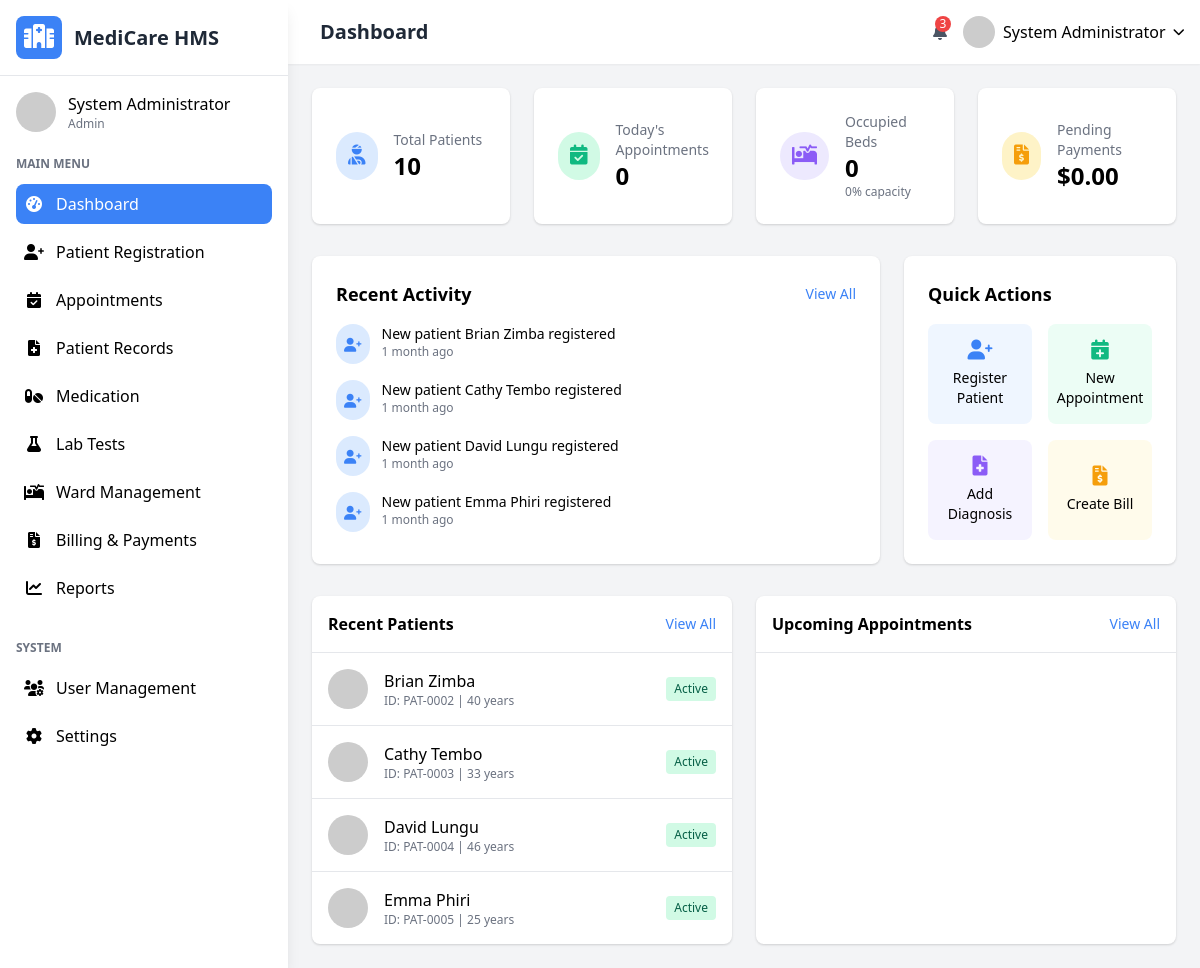
/index.php (signed in), run on the app's committed database.
### tables this page shows
CREATE TABLE `users` (
  `user_id` int(11) NOT NULL,
  `username` varchar(50) NOT NULL,
  `password_hash` varchar(255) NOT NULL,
  `email` varchar(100) NOT NULL,
  `first_name` varchar(50) NOT NULL,
  `last_name` varchar(50) NOT NULL,
  `role` enum('admin','doctor','nurse','receptionist','lab_technician','pharmacist') NOT NULL,
  `specialization` varchar(100) DEFAULT NULL,
  `phone` varchar(20) DEFAULT NULL,
  `address` text DEFAULT NULL,
  `hire_date` date DEFAULT NULL,
  `status` enum('active','inactive','on_leave') DEFAULT 'active',
  `created_at` timestamp NOT NULL DEFAULT current_timestamp(),
  `updated_at` timestamp NOT NULL DEFAULT current_timestamp() ON UPDATE current_timestamp()
);

CREATE TABLE `patients` (
  `patient_id` int(11) NOT NULL,
  `first_name` varchar(50) NOT NULL,
  `last_name` varchar(50) NOT NULL,
  `date_of_birth` date NOT NULL,
  `gender` enum('male','female') NOT NULL,
  `blood_type` enum('Unknown','A+','A-','B+','B-','AB+','AB-','O+','O-') DEFAULT NULL,
  `phone` varchar(20) NOT NULL,
  `email` varchar(100) DEFAULT NULL,
  `address` text DEFAULT NULL,
  `emergency_contact_name` varchar(100) DEFAULT NULL,
  `emergency_contact_phone` varchar(20) DEFAULT NULL,
  `insurance_provider` varchar(100) DEFAULT NULL,
  `insurance_policy_number` varchar(50) DEFAULT NULL,
  `registration_date` timestamp NOT NULL DEFAULT current_timestamp(),
  `updated_at` timestamp NOT NULL DEFAULT current_timestamp() ON UPDATE current_timestamp()
);

### index.php (the view, shortened to what the rows shown need)
<?php
$page_title = "Dashboard";
require_once 'includes/header.php';
?>
<div class="grid grid-cols-1 lg:grid-cols-3 gap-6 mb-8">
    <div class="bg-white rounded-lg shadow p-6 lg:col-span-2">
        <div class="space-y-4">
            <?php
            $activities = $conn->query("
                SELECT 'patient' as type, first_name, last_name, registration_date as date
                FROM patients
                ORDER BY registration_date DESC
                LIMIT 4
            ");
            while ($activity = $activities->fetch_assoc()):
                $time_ago = time_elapsed_string($activity['date']);
            ?>
            <div class="flex items-start space-x-3">
                <div class="bg-blue-100 p-2 rounded-full">
                    <i class="fas fa-user-plus text-blue-500 text-sm"></i>
                </div>
                <div>
                    <p class="text-sm">New patient <span class="font-medium"><?php echo htmlspecialchars($activity['first_name'] . ' ' . $activity['last_name']); ?></span> registered</p>
                    <p class="text-xs text-gray-500"><?php echo $time_ago; ?></p>
                </div>
            </div>
            <?php endwhile; ?>
        </div>
    </div>
</div>
<div class="grid grid-cols-1 lg:grid-cols-2 gap-6">
    <div class="bg-white rounded-lg shadow overflow-hidden">
        <div class="divide-y">
            <?php
            $recent_patients = $conn->query("
                SELECT patient_id, first_name, last_name, date_of_birth, registration_date
                FROM patients
                ORDER BY registration_date DESC
                LIMIT 4
            ");
            while ($patient = $recent_patients->fetch_assoc()):
                $age = date_diff(date_create($patient['date_of_birth']), date_create('today'))->y;
            ?>
            <div class="p-4 flex items-center space-x-4 hover:bg-gray-50">
                <img src="https://randomuser.me/api/portraits/lego/<?php echo $patient['patient_id'] % 10; ?>.jpg" alt="Patient" class="w-10 h-10 rounded-full">
                <div class="flex-1">
                    <p class="font-medium"><?php echo htmlspecialchars($patient['first_name'] . ' ' . $patient['last_name']); ?></p>
                    <p class="text-xs text-gray-500">ID: PAT-<?php echo str_pad($patient['patient_id'], 4, '0', STR_PAD_LEFT); ?> | <?php echo $age; ?> years</p>
                </div>
                <span class="bg-green-100 text-green-800 text-xs px-2 py-1 rounded">Active</span>
            </div>
            <?php endwhile; ?>
        </div>
    </div>
</div>
<?php
require_once 'includes/footer.php';
function time_elapsed_string($datetime, $full = false) {
    $now = new DateTime;
    $ago = new DateTime($datetime);
    $diff = $now->diff($ago);
    $units = [
        'y' => $diff->y,
        'm' => $diff->m,
        'd' => $diff->d,
        'h' => $diff->h,
        'i' => $diff->i,
        's' => $diff->s,
    ];
    if (!$full && $units['d'] >= 7) {
        $weeks = floor($units['d'] / 7);
        $units['w'] = $weeks;
        $units['d'] = $units['d'] % 7;
    }
    $labels = [
        'y' => 'year',
        'm' => 'month',
        'w' => 'week',
        'd' => 'day',
        'h' => 'hour',
        'i' => 'minute',
        's' => 'second',
    ];
    $parts = [];
    foreach ($units as $unit => $value) {
        if ($value > 0 && isset($labels[$unit])) {
            $parts[] = $value . ' ' . $labels[$unit] . ($value > 1 ? 's' : '');
        }
    }
    if (!$full) {
        $parts = array_slice($parts, 0, 1);
    }
    return $parts ? implode(', ', $parts) . ' ago' : 'just now';
}
?>

### includes/header.php (shortened to what the rows shown need)
<?php
require_once 'config.php';
$user_id = $_SESSION['user_id'];
$user_query = $conn->prepare("SELECT * FROM users WHERE user_id = ?");
$user_query->bind_param("i", $user_id);
$user_query->execute();
$user_result = $user_query->get_result();
$user = $user_result->fetch_assoc();
?>
<!DOCTYPE html>
<html lang="en">
<head>
    <link href="https://cdn.jsdelivr.net/npm/tailwindcss@2.2.19/dist/tailwind.min.css" rel="stylesheet">
    <link rel="stylesheet" href="https://cdnjs.cloudflare.com/ajax/libs/font-awesome/6.0.0-beta3/css/all.min.css">
</head>
<body class="bg-gray-100 font-sans">
    <div class="flex h-screen overflow-hidden">
        <?php include 'includes/sidebar.php'; ?>
        <div class="flex-1 overflow-y-auto main-content md:ml-64 lg:ml-72">
            <header class="bg-white shadow-sm p-4 flex justify-between items-center sticky top-0 z-10">
                <div class="flex items-center space-x-4">
                    <h2 class="text-xl font-semibold text-gray-800"><?php echo isset($page_title) ? $page_title : 'Dashboard'; ?></h2>
                </div>
                <div class="flex items-center space-x-4">
                    <div class="relative">
                        <button id="userMenuButton" class="flex items-center space-x-2 focus:outline-none">
                            <img src="https://randomuser.me/api/portraits/lego/5.jpg" alt="User" class="w-8 h-8 rounded-full">
                            <span class="hidden md:inline"><?php echo htmlspecialchars($user['first_name'] . ' ' . $user['last_name']); ?></span>
                            <i class="fas fa-chevron-down text-xs"></i>
                        </button>
                    </div>
                </div>
            </header>
            <main class="p-6">

### includes/sidebar.php (shortened to what the rows shown need)
<div class="sidebar bg-white w-64 md:w-72 shadow-lg fixed h-full overflow-y-auto transform -translate-x-full md:translate-x-0 transition-transform duration-300 ease-in-out z-20">
    <div class="p-4 flex items-center justify-between border-b">
        <div class="flex items-center space-x-3">
            <h1 class="text-xl font-bold text-gray-800">MediCare HMS</h1>
        </div>
    </div>
    <div class="p-4">
        <div class="flex items-center space-x-3 mb-6">
            <div>
                <p class="font-medium"><?php echo htmlspecialchars($user['first_name'] . ' ' . $user['last_name']); ?></p>
                <p class="text-xs text-gray-500"><?php echo ucfirst($user['role']); ?></p>
            </div>
        </div>
    </div>
</div>

### data on the page
users: first_name+last_name "System Administrator", role "Admin"
patients: first_name+last_name "Brian Zimba", registration_date "1 month ago", patient_id "0002", date_of_birth "40"
patients: first_name+last_name "Cathy Tembo", registration_date "1 month ago", patient_id "0003", date_of_birth "33"
patients: first_name+last_name "David Lungu", registration_date "1 month ago", patient_id "0004", date_of_birth "46"
patients: first_name+last_name "Emma Phiri", registration_date "1 month ago", patient_id "0005", date_of_birth "25"

### other printed values
$page_title "Dashboard"
$patients_count "10"
$appointments_count "0"
$beds_count "0"
$capacity "0"
format_currency($pending_payments ?? 0, $settings['currency_symbol']) "$0.00"
